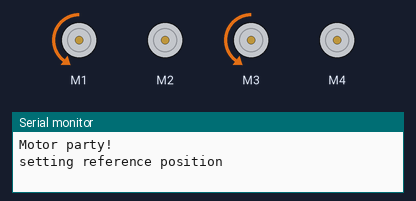
Bench run of a sketch on a simulated Arduino Uno, built with avr-gcc and run on an emulated ATmega328P. Shown: 4 × DC motor (green arrow = forward, orange = backward, longer = faster), the last lines printed to the serial monitor.

Above: at 0.8 s.
At 3.6 s:
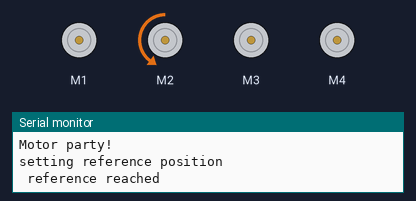
At 5.2 s:
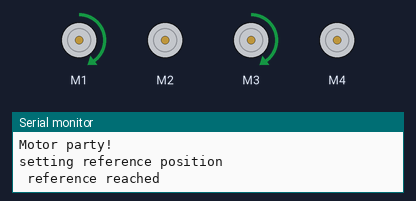
At 8.8 s:
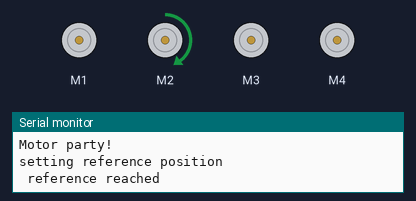
At 10.8 s:
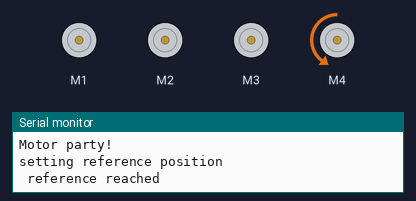
At 13.6 s:
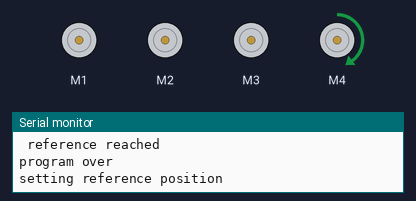
Timing chart, 0 to 14.7 s (numbered marks = the images above):
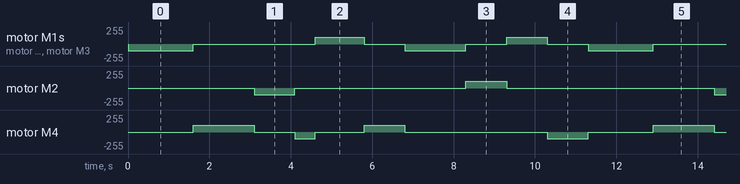

The sketch:

Robotic_Arm.ino
```cpp
#include <AFMotor.h>
AF_DCMotor motor1(1);
AF_DCMotor motor2(2);
AF_DCMotor motor3(3);
AF_DCMotor motor4(4);
void setup() {
  Serial.begin(9600);
  Serial.println("Motor party!");
  motor1.setSpeed(100);//lift right --> FORWARD is arm going down
  motor2.setSpeed(100);//rotate --> BACKWARD is clk wise movement
  motor3.setSpeed(100);//left lift --> FORWARD is arm going down
  motor4.setSpeed(100);//hand  --> FORWARD is closing of hand
  motor1.run(RELEASE);
  motor2.run(RELEASE);
  motor3.run(RELEASE);
  motor4.run(RELEASE);
  /*
   * FORWARD, BACKWARD, RESEASE are predefined in AFMotors library
   * RELEASE stops the motor. Initially all set to RELEASE so all motors are stop.
   * FORWARD move the motor in clockwise direction
   * BACKWARD move the motor in anti-clockwise direction
   *  *******delay(milliseconds) -- delay in millisecond is set to tell after this time execute next instruction
   *  ******* FORWARD and BACKWARD will depend how we connection motors. if connection of motors are reversed then FORWARD will behave as BACKWARD and vice-versa
  */

}

void loop() {
  Serial.println("setting reference position");
  /*goto reference position*/
  /*LIFING motors( motor1 and motor3 ) go up, */
  motor1.run(BACKWARD);
  motor3.run(BACKWARD);
  delay(1600);                  /*change this delay to modify time for how long arm should go up*/
  /*next two lines STOPS the motor which were moving arm up*/
  motor1.run(RELEASE);
  motor3.run(RELEASE);

  motor4.run(FORWARD); //hand is set to close. so in reference state hand will be closed
  delay(1500); //change delay to control for how long hand closing step run.
  motor4.run(RELEASE); // motor which was closing arm stops
  /*reference over*/

  Serial.println(" reference reached");

  motor2.run(BACKWARD); //arm now set to rotate in clk wise direction
  delay(1000); //change this delay to set for how long arm rotates in clk wise direction
  motor2.run(RELEASE);

  motor4.run(BACKWARD); //arm hand set to open
  delay(500);// arm hand set to open for 500 milliseconds
  motor4.run(RELEASE);

  /*now arm set to go down*/
  motor1.run(FORWARD);
  motor3.run(FORWARD);
  delay(1200);
  /* arm which was going down set to stop*/
  motor1.run(RELEASE);
  motor3.run(RELEASE);

  /**arm grabs the object*/
  motor4.run(FORWARD);
  delay(1000);
  motor4.run(RELEASE);

  /*arm moving up*/
  motor1.run(BACKWARD);
  motor3.run(BACKWARD);
  delay(1500);
  motor1.run(RELEASE);
  motor3.run(RELEASE);

  motor2.run(FORWARD);
  delay(1000);
  motor2.run(RELEASE);

  motor1.run(FORWARD);
  motor3.run(FORWARD);
  delay(1000);
  motor1.run(RELEASE);
  motor3.run(RELEASE);

  motor4.run(BACKWARD);
  delay(1000);
  motor4.run(RELEASE);
  Serial.println("program over");

  //while (true); //stuck in while loop . ARM stops. or use return

}
```

Measured:
- by itself, motor M2: repeats every 11.3 s: stopped 4.2 s, forward 100/255 1.0 s, stopped 5.1 s, backward 100/255 1.0 s
- by itself, motor M4: repeats every 11.3 s: stopped 1.0 s, backward 100/255 0.50 s, stopped 1.2 s, forward 100/255 1.0 s, stopped 3.5 s, backward 100/255 1.0 s, stopped 1.6 s, forward 100/255 1.5 s
- by itself, motor M1, motor M3: repeats every 11.3 s: stopped 3.0 s, forward 100/255 1.2 s, stopped 1.0 s, backward 100/255 1.5 s, stopped 1.0 s, forward 100/255 1.0 s, stopped 1.0 s, backward 100/255 1.6 s
